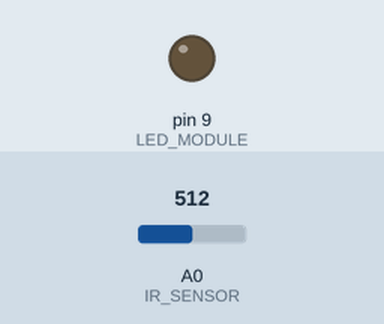
Bench run of a sketch on a simulated Arduino Uno, built with avr-gcc and run on an emulated ATmega328P. Shown: output pins drawn as LEDs (lit = HIGH). The inputs (shaded band) are chosen by the test bench; at power-on: A0 (IR_SENSOR) = 512.

Above: at 0.1 s.
At 4.2 s:
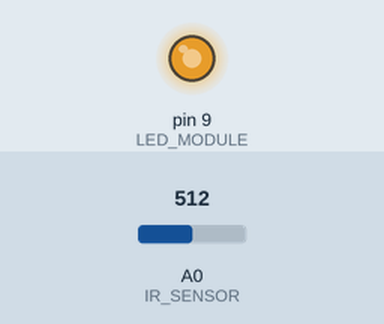
4.3 s: A0 (IR_SENSOR) set to 716
At 4.49 s:
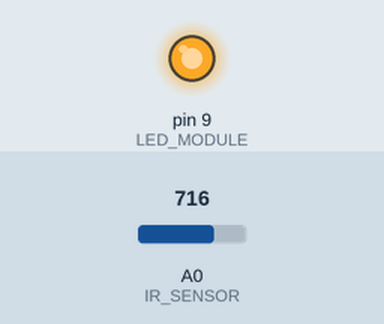
Timing chart, 0 to 13.3 s (numbered marks = the images above; inputs shaded):
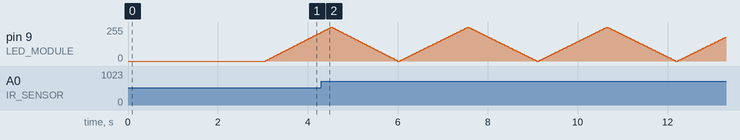

The sketch:

Proximity_Indicator.ino
```cpp
#define LED_MODULE 9
#define IR_SENSOR A0

int lowBrightness = 1023, highBrightness = 0;

void fadeLED(int times, int delayTime) {
  for (int i = 0; i < times; i++) {
    for (int j = 0; j < 255; j += 5) {
      analogWrite(LED_MODULE, j);
      delay(delayTime);
    }
    for (int j = 255; j >= 0; j -= 5) {
      analogWrite(LED_MODULE, j);
      delay(delayTime);
    }
  }
}

void calibrate(int times) {
  for (int i = 0; i < times; i++) {
    int brightness = analogRead(IR_SENSOR);
    if (brightness <= lowBrightness) {
      lowBrightness = brightness;
    }
    if (brightness >= highBrightness) {
      highBrightness = brightness;
    }
    delay(10);
  }
}


void setup() {
  pinMode(LED_MODULE, OUTPUT);
  //calibration will take about 300*10 ms once
  //once you turn on the Arduino 101, it will enter calibration mode for about 3 seconds
  //cover the IR Sensor with the desired object which will be tracked to determine the highest brightness, and uncover the IR Sensor to determine the lowest brightness
  calibrate(300);
}

void loop() {
  int distance;
  distance = map(analogRead(IR_SENSOR), lowBrightness, highBrightness, 30, 1);
  if (distance > 30) {
    distance = 30;
  }
  else if (distance < 1) {
    distance = 1;
  }
  fadeLED(1, distance);
}
```
